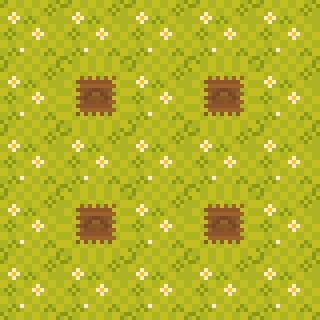

This game map was drawn from its Tiled (.tmx) file and the tilesets committed beside it. A one-line description and the full map source follow:
An orthogonal 5x5 tile map with 64x64 px tiles, 3 tile layers (fence, grass, plot), 3 tilesets and 4 objects.

<map version="1.2" tiledversion="1.2.4" orientation="orthogonal" renderorder="right-down" width="5" height="5" tilewidth="64" tileheight="64" infinite="0" nextlayerid="5" nextobjectid="5">
 <properties>
  <property name="plotCount" type="int" value="4" />
 </properties>
 <tileset firstgid="1" name="farm" tilewidth="64" tileheight="80" tilecount="5" columns="0">
  <grid orientation="orthogonal" width="1" height="1" />
  <terraintypes>
   <terrain name="grass" tile="0" />
  </terraintypes>
  <tile id="1">
   <image width="64" height="64" source="plot.png" />
  </tile>
  <tile id="2" terrain="0,0,0,0">
   <image width="64" height="64" source="grass1.png" />
  </tile>
  <tile id="3" terrain="0,0,0,0">
   <image width="64" height="64" source="grass2.png" />
  </tile>
  <tile id="5">
   <image width="64" height="80" source="tree2 (1).png" />
  </tile>
  <tile id="6">
   <image width="64" height="80" source="plant.png" />
  </tile>
 </tileset>
 <tileset firstgid="8" name="tuxe" tilewidth="64" tileheight="64" tilecount="104" columns="8">
  <image source="sheet.png" width="512" height="832" />
 </tileset>
 <tileset firstgid="112" source="arbor.tsx" />
 <layer id="3" name="fence" width="5" height="5">
  <data encoding="csv">
83,84,84,84,85,
91,0,0,0,93,
91,0,0,0,93,
91,0,0,0,93,
99,86,0,87,101
</data>
 </layer>
 <layer id="1" name="grass" width="5" height="5">
  <data encoding="csv">
115,115,115,115,115,
115,115,115,115,115,
115,115,115,115,115,
115,115,115,115,115,
115,115,115,115,115
</data>
 </layer>
 <layer id="2" name="plot" width="5" height="5">
  <data encoding="csv">
0,0,0,0,0,
0,116,0,116,0,
0,0,0,0,0,
0,116,0,116,0,
0,0,0,0,0
</data>
 </layer>
 <objectgroup id="4" name="plotobjects">
  <object id="1" x="64" y="64" width="64" height="64" />
  <object id="2" x="192" y="64" width="64" height="64" />
  <object id="3" x="64" y="192" width="64" height="64" />
  <object id="4" x="192" y="192" width="64" height="64" />
 </objectgroup>
</map>
